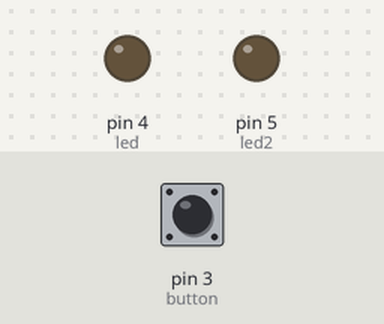
Simulated run of this sketch. Board: Arduino Uno, built with avr-gcc and run on an emulated ATmega328P. Parts: output pins drawn as LEDs (lit = HIGH). Dashed ring = blinking. The test bench sets the inputs (shaded band); at power-on: pin 3 (button) LOW.

Above: at 1.2 s.
1.3 s: pin 3 (button) pulled HIGH for 0.15 s
At 1.6 s:
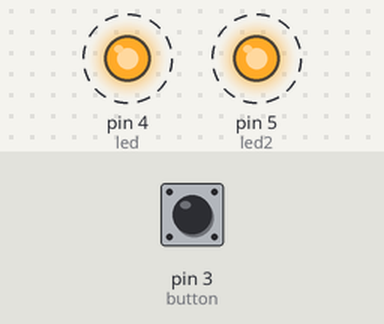
4.3 s: pin 3 (button) pulled HIGH for 1 s
6.8 s: pin 3 (button) pulled HIGH for 3.2 s
At 10.5 s:
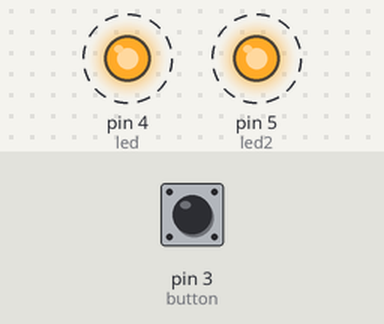
Timing chart, 0 to 18.3 s (numbered marks = the images above; inputs shaded):
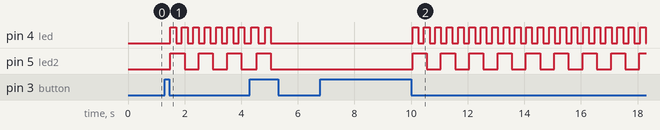

Measured:
- after the input at 1.3 s, pin 4 (led): alternates HIGH for 0.20 s and LOW for 0.20 s, starting after 0.20 s; pin 5 (led2): alternates HIGH for 0.50 s and LOW for 0.50 s, starting after 0.20 s
- after the input at 6.8 s, pin 4 (led): alternates HIGH for 0.20 s and LOW for 0.20 s, starting after 3.3 s; pin 5 (led2): alternates HIGH for 0.50 s and LOW for 0.50 s, starting after 3.3 s

The sketch:

atividade3.ino
```cpp
int led = 4;
int button = 3;
int led2 = 5;
unsigned long lastTimeLed = 0;
unsigned long lastTimeLed2 = 0;
bool lastStateLed = false;
bool lastStateLed2 = false;

//Return true only if the button was pressed and it's not debounce effect.
bool onClickedButton(int button) {
  if(digitalRead(button)){
    delay(50);
    if(!digitalRead(button)){
      delay(50);
        if(!digitalRead(button)){
          return true;
        }
    }
  }

  return false;
}

//Blink a LED, parameters are the pin led, the required time, a addres variable for last time and a addres variable for last state
void ledBlink(int ledPin, int requestedTime, unsigned long *lastTime, bool *lastState) {

  if((millis() - *lastTime) > requestedTime && *lastState == false){

    *lastState = true;
    digitalWrite(ledPin, HIGH);
    *lastTime = millis();
  }

  if((millis() - *lastTime) > requestedTime && *lastState == true){

    *lastState = false;
    digitalWrite(ledPin, LOW);
    *lastTime = millis();
  }
}

void setup(){
  pinMode(led, OUTPUT);
  pinMode(led2, OUTPUT);
  pinMode(button, INPUT);
}

void loop() {
  if(onClickedButton(button)){ //If button was pressed it goes to a infinite loop and blink both LEDS.

    while(true){
      ledBlink(led, 200, &lastTimeLed, &lastStateLed);
      ledBlink(led2, 500, &lastTimeLed2, &lastStateLed2);
      if(onClickedButton(button)){ //If button was pressed again, turn them both off and get out of loop.

        digitalWrite(led, LOW);
        digitalWrite(led2, LOW);
        break;
      }
    }
  }
}
```
